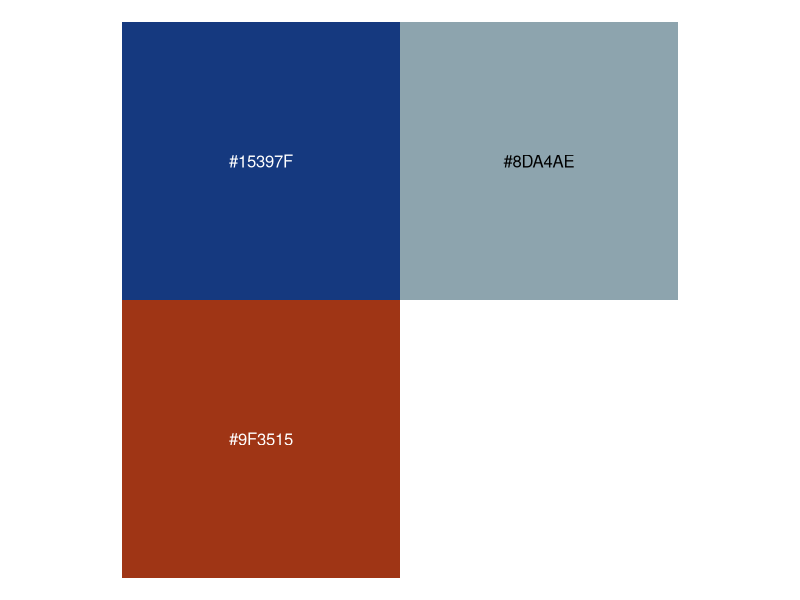

Write the R code that produced this figure. (Note: this script raises an error after producing the figure.)
## ---- chunk 1
library(tidyverse)
library(scales)
library(patchwork)
## ---- chunk 2
psc_blue <- "#15397F"
psc_lightblue <- "#8DA4AE"
psc_red <- "#9F3515"
## ---- chunk 3
show_col(
  c(
    psc_blue,
    psc_lightblue,
    psc_red
  ),
  borders = NA
)
## ---- chunk 4
single_family_homes <-
  read_rds("data/single_family_homes.rds")
## ---- chunk 5
single_family_homes |>
  print(n = Inf)
## ---- chunk 6
comparison_plot <- function(df, highlight_town) {
  df |>
    ggplot(
      aes(
        x = value,
        y = 1
      )
    ) +
    geom_hline(
      yintercept = 1,
      color = "gray90",
      linewidth = 0.25
    ) +
    geom_point(
      shape = 124,
      color = "gray80",
      size = 5
    ) +
    expand_limits(
      x = 0
    ) +
    theme_void() +
    theme(
      axis.text.x = element_text(
        size = 13,
        color = "gray40"
      ),
      legend.position = "none",
      plot.margin = margin(rep(20, 4))
    ) +
    geom_point(
      data = df |> filter(location == highlight_town),
      shape = 124,
      color = "gray30",
      size = 10
    )
}
## ---- chunk 7
#| fig-height: 1.5
comparison_plot(
  df = single_family_homes,
  highlight_town = "Hartford"
)
## ---- chunk 8
comparison_plot <- function(df, highlight_town) {
  df |>
    ggplot(
      aes(
        x = value,
        y = 1
      )
    ) +
    geom_hline(
      yintercept = 1,
      color = "gray90",
      linewidth = 0.25
    ) +
    geom_point(
      shape = 124,
      color = "gray80",
      size = 5
    ) +
    scale_x_continuous(
      labels = percent_format(accuracy = 1)
    ) +
    expand_limits(
      x = 0
    ) +
    theme_void() +
    theme(
      axis.text.x = element_text(
        size = 13,
        color = "gray40"
      ),
      legend.position = "none",
      plot.margin = margin(rep(20, 4))
    ) +
    geom_point(
      data = df |> filter(location == highlight_town),
      shape = 124,
      color = "gray30",
      size = 10
    )
}
## ---- chunk 9
#| fig-height: 1.5
comparison_plot(
  df = single_family_homes,
  highlight_town = "Hartford"
)
## ---- chunk 10
comparison_plot <- function(df, highlight_town, value_type) {
  plot <-
    df |>
    ggplot(
      aes(
        x = value,
        y = 1
      )
    ) +
    geom_hline(
      yintercept = 1,
      color = "gray90",
      linewidth = 0.25
    ) +
    geom_point(
      shape = 124,
      color = "gray80",
      size = 5
    ) +
    expand_limits(
      x = 0
    ) +
    theme_void() +
    theme(
      axis.text.x = element_text(
        size = 13,
        color = "gray40"
      ),
      legend.position = "none",
      plot.margin = margin(rep(20, 4))
    ) +
    geom_point(
      data = df |> filter(location == highlight_town),
      shape = 124,
      color = "gray30",
      size = 10
    )

  if (value_type == "percent") {
    final_plot <-
      plot +
      scale_x_continuous(
        labels = percent_format(accuracy = 1)
      )
  }

  if (value_type == "number") {
    final_plot <-
      plot +
      scale_x_continuous(
        labels = comma_format(accuracy = 1)
      )
  }

  final_plot
}
## ---- chunk 11
#| fig-height: 1.5
#| code-line-numbers: "4"
comparison_plot(
  df = single_family_homes,
  highlight_town = "Hartford",
  value_type = "percent"
)
## ---- chunk 12
total_population <-
  read_rds("data/total_population.rds")
## ---- chunk 13
total_population |>
  print(n = Inf)
## ---- chunk 14
#| fig-height: 1.5
comparison_plot(
  df = total_population,
  highlight_town = "Hartford",
  value_type = "number"
)
## ---- chunk 15
total_population <-
  read_rds("data/total_population.rds")
## ---- chunk 16
#| echo: true
big_number_plot <- function(value, text) { }
## ---- chunk 17
#| echo: true
#| code-line-numbers: "4-13"
big_number_plot <- function(value, text) {
  ggplot() +
    # Add value
    geom_text(
      aes(
        x = 1,
        y = 1,
        label = value
      ),
      fontface = "bold",
      size = 20,
      hjust = 0
    ) +
    theme_void()
}
## ---- chunk 18
#| echo: true
#| code-line-numbers: "15-24"
big_number_plot <- function(value, text) {
  ggplot() +
    # Add value
    geom_text(
      aes(
        x = 1,
        y = 1,
        label = value
      ),
      fontface = "bold",
      size = 20,
      hjust = 0
    ) +
    # Add text
    geom_text(
      aes(
        x = 1,
        y = 2,
        label = str_to_upper(text)
      ),
      color = "gray70",
      size = 7,
      hjust = 0
    ) +
    theme_void()
}
## ---- chunk 19
#| echo: true
#| code-line-numbers: "25"
big_number_plot <- function(value, text) {
  ggplot() +
    # Add value
    geom_text(
      aes(
        x = 1,
        y = 1,
        label = value
      ),
      fontface = "bold",
      size = 20,
      hjust = 0
    ) +
    # Add text
    geom_text(
      aes(
        x = 1,
        y = 2,
        label = str_to_upper(text)
      ),
      color = "gray70",
      size = 7,
      hjust = 0
    ) +
    theme_void()
}
## ---- chunk 20
big_number_plot <- function(value, text) {
  ggplot() +
    # Add value
    geom_text(
      aes(
        x = 1,
        y = 1,
        label = value
      ),
      fontface = "bold",
      size = 20,
      hjust = 0
    ) +
    # Add text
    geom_text(
      aes(
        x = 1,
        y = 2,
        label = str_to_upper(text)
      ),
      color = "gray70",
      size = 7,
      hjust = 0,
      lineheight = 1
    ) +
    scale_y_continuous(limits = c(0, 2.25)) +
    theme_void()
}
## ---- chunk 21
#| fig-height: 2
big_number_plot(
  value = "19%",
  text = "Single-Family Homes as\nPercent of All Homes"
)
## ---- chunk 22
#| echo: true
psc_blue <- "#15397F"
psc_lightblue <- "#8DA4AE"
psc_red <- "#9F3515"
## ---- chunk 23
show_col(
  c(
    psc_blue,
    psc_lightblue,
    psc_red
  ),
  borders = NA
)
## ---- chunk 24
comparison_plot <- function(df, highlight_town, highlight_color, value_type) {
  plot <-
    df |>
    ggplot(
      aes(
        x = value,
        y = 1
      )
    ) +
    geom_hline(
      yintercept = 1,
      color = "gray90",
      linewidth = 0.25
    ) +
    geom_point(
      shape = 124,
      color = "gray80",
      size = 5
    ) +
    expand_limits(
      x = 0
    ) +
    theme_void() +
    theme(
      axis.text.x = element_text(
        size = 13,
        color = "gray40"
      ),
      legend.position = "none",
      plot.margin = margin(rep(20, 4))
    ) +
    geom_point(
      data = df |> filter(location == highlight_town),
      shape = 124,
      color = highlight_color,
      size = 10
    )

  if (value_type == "percent") {
    final_plot <-
      plot +
      scale_x_continuous(
        labels = percent_format(accuracy = 1)
      )
  }

  if (value_type == "number") {
    final_plot <-
      plot +
      scale_x_continuous(
        labels = comma_format(accuracy = 1)
      )
  }

  final_plot
}
## ---- chunk 25
#| fig-height: 1.5
comparison_plot(
  df = single_family_homes,
  highlight_town = "Hartford",
  highlight_color = psc_blue,
  value_type = "percent"
)
## ---- chunk 26
#| fig-height: 1.5
comparison_plot(
  df = total_population,
  highlight_town = "Hartford",
  highlight_color = psc_red,
  value_type = "number"
)
## ---- chunk 27
#| echo: true
big_number_plot <- function(value, text, value_color) { }
## ---- chunk 28
#| echo: true
#| code-line-numbers: "1,10"
big_number_plot <- function(value, text, value_color) {
  ggplot() +
    # Add value
    geom_text(
      aes(
        x = 1,
        y = 1,
        label = value
      ),
      color = value_color,
      fontface = "bold",
      size = 20,
      hjust = 0
    ) +
    # Add text
    geom_text(
      aes(
        x = 1,
        y = 2,
        label = str_to_upper(text)
      ),
      size = 7,
      hjust = 0
    ) +
    theme_void()
}
## ---- chunk 29
big_number_plot <- function(value, text, value_color) {
  ggplot() +
    # Add value
    geom_text(
      aes(
        x = 1,
        y = 1,
        label = value
      ),
      color = value_color,
      fontface = "bold",
      size = 20,
      hjust = 0
    ) +
    # Add text
    geom_text(
      aes(
        x = 1,
        y = 2,
        label = str_to_upper(text)
      ),
      color = "gray70",
      size = 7,
      hjust = 0,
      lineheight = 1
    ) +
    scale_y_continuous(limits = c(0, 2.5)) +
    theme_void()
}
## ---- chunk 30
#| fig-height: 1.75
big_number_plot(
  value = "19%",
  text = "Single-Family Homes as\nPercent of All Homes",
  value_color = psc_blue
)
## ---- chunk 31
#| fig-height: 1.75
big_number_plot(
  value = "122,549",
  text = "Total Population",
  value_color = psc_red
)
## ---- chunk 32
theme_psc <- function() {
  theme_void(base_family = "Open Sans") +
    theme(
      axis.text.x = element_text(
        size = 13,
        color = "gray40"
      ),
      legend.position = "none",
      plot.margin = margin(rep(20, 4))
    )
}
## ---- chunk 33
#| fig-height: 1.5
comparison_plot(
  df = total_population,
  highlight_town = "Hartford",
  highlight_color = psc_red,
  value_type = "number"
)
## ---- chunk 34
#| fig-height: 1.5
comparison_plot(
  df = total_population,
  highlight_town = "Hartford",
  highlight_color = psc_red,
  value_type = "number"
) +
  theme_psc()
## ---- chunk 35
theme_psc <- function() {
  theme_void(base_family = "Open Sans")
}
## ---- chunk 36
#| fig-height: 1.75
big_number_plot(
  value = "122,549",
  text = "Total Population",
  value_color = psc_red
) +
  theme_psc()
## ---- chunk 37
#| fig-height: 1.75
big_number_plot(
  value = "122,549",
  text = "Total Population",
  value_color = psc_red
)
## ---- chunk 38
#| echo: true
update_geom_defaults(
  "text",
  list(
    family = "Open Sans"
  )
)
## ---- chunk 39
#| fig-height: 1.75
big_number_plot(
  value = "122,549",
  text = "Total Population",
  value_color = psc_red
)
